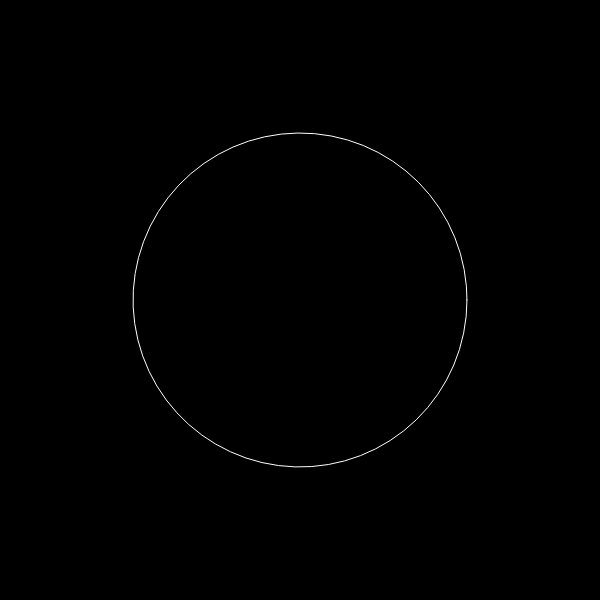
Frame 1 (no input)
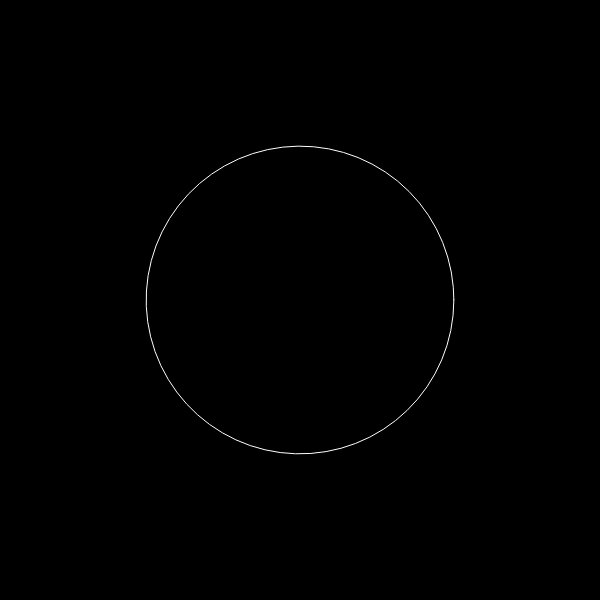
Frame 60 (no input)
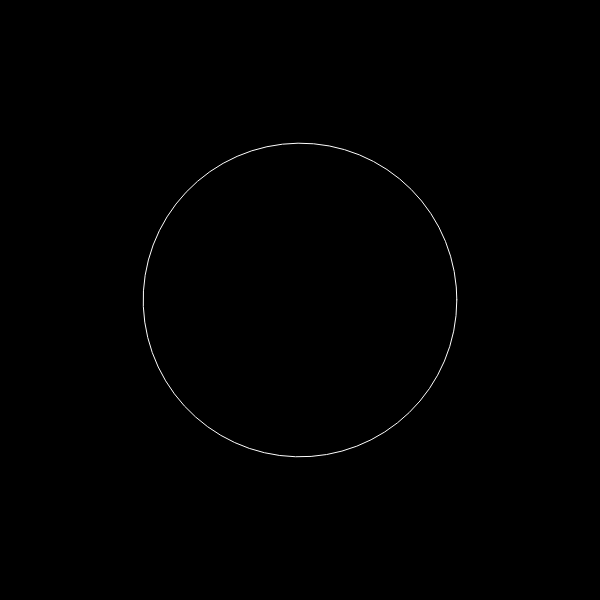
Frame 120 (the mouse pressed at the canvas centre since frame 60)

The p5.js sketch that drew these frames (run headless with seeded random() and noise() and a simulated clock; from frame 60 on, the mouse is pressed at the canvas centre):

// p5.js sketch
// ── sketch.js
let slider;
let phase = 0;
let zoff = 0;

function setup() {
  createCanvas(600, 600);
  slider = createSlider(0, 10, 0, 0.1)
}

function draw() {
  //noiseSeed(99);
  background(0);
  translate(width/2, height/2);
  stroke (255);
  noFill();
 
  
  beginShape();
  noiseMax = slider.value();
  for (let a = 0; a < TWO_PI; a +=0.1){
    let xoff = map(cos(a), -1, 1, 0, noiseMax);
    let yoff = map(sin(a), -1, 1, 0, noiseMax);
    let r = map (noise(xoff, yoff,zoff), 0, 1, 100, 200);
    let x = r * cos (a);
    let y = r * sin (a);
    vertex (x,y);
  }
  endShape(CLOSE)
  
  zoff += 0.01;
  
  //phase += 0.05;
  //noLoop();
}
